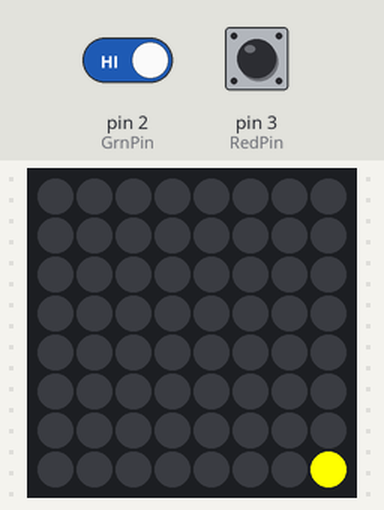
This sketch was run on a simulated Arduino Uno, built with avr-gcc and run on an emulated ATmega328P. On the bench: 8×8 RGB LED matrix (first LED top left, wired row by row). The inputs (shaded band) are chosen by the test bench; at power-on: pin 2 (GrnPin) HIGH, pin 3 (RedPin) HIGH.

Above: at 1.2 s.
1.3 s: pin 2 (GrnPin) driven LOW
At 4.2 s:
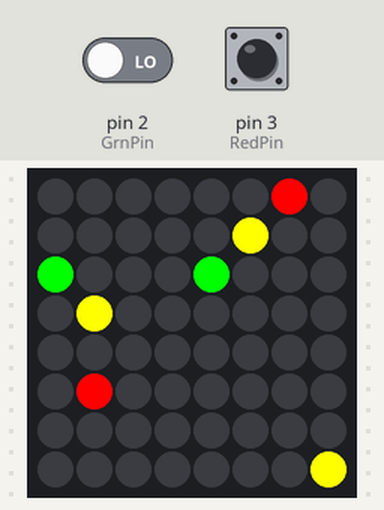
4.3 s: pin 3 (RedPin) driven LOW
5.8 s: pin 3 (RedPin) driven HIGH
At 6.7 s:
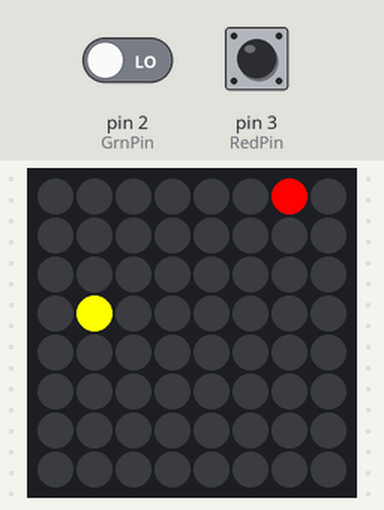
7.8 s: pin 3 (RedPin) driven LOW
At 8.9 s:
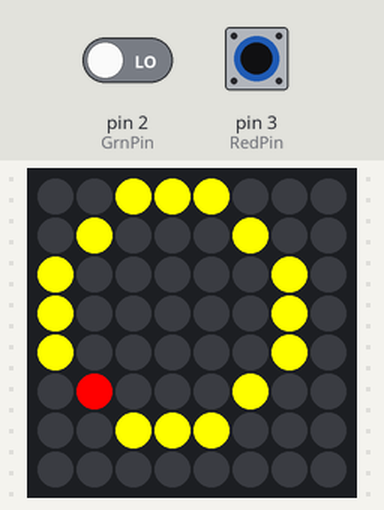
9.8 s: pin 3 (RedPin) pulsed HIGH 5 times (0.12 s each, 0.3 s apart)
At 12.1 s:
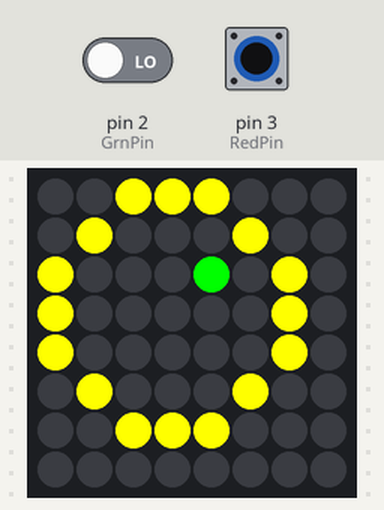
Timing chart, 0 to 13.6 s (numbered marks = the images above; inputs shaded):
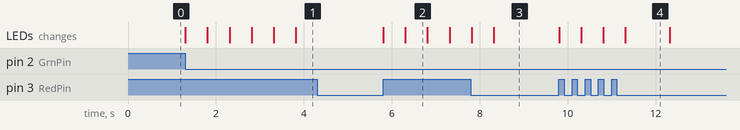

Measured:
- after the input at 1.3 s, the LEDs: first change at once (image 1 shows a later state)
- after the input at 4.3 s, every drawn part: stays the same
- after the input at 5.8 s, the LEDs: first change at once (image 2 shows a later state)
- after the input at 9.8 s, the LEDs: first change at once (image 4 shows a later state)

The sketch:

matrixcode.ino
```cpp
#include <Wire.h>
#include "Adafruit_LEDBackpack.h"
#include "Adafruit_GFX.h"

Adafruit_BicolorMatrix matrix = Adafruit_BicolorMatrix();

int RedPin = 3; // choose the pin for the LED
int GrnPin = 2;   // choose the input pin (for a pushbutton)
int Redval = 0;     // variable for reading the pin status
int Grnval = 0;
int roboState = 0;
void setup() {
  // put your setup code here, to run once:
  pinMode(RedPin, INPUT);
  pinMode(GrnPin, INPUT);
  attachInterrupt(digitalPinToInterrupt(3),setToStop, FALLING);
  matrix.begin(0x70);
  matrix.drawPixel(7, 7, LED_YELLOW);
  matrix.writeDisplay();
}

void loop() {
  // put your main code here, to run repeatedly:
  Grnval = digitalRead(GrnPin);
  Redval = digitalRead(RedPin);
  if((Grnval == LOW) & (Redval == HIGH)){
    roboState = 1;
  }
 if(roboState == 1){
    WriteLocation(1,3,2);
    delay(500);

    WriteLocation(6,0,1);
    delay(500);

    WriteLocation(0,2,0);
    delay(500);

    WriteLocation(4,2,0);
    delay(500);

    WriteLocation(5,1,2);
        delay(500);

    WriteLocation(1,5,1);
    delay(500);
    matrix.clear();
    delay(500);
  }//else if((Grnval == LOW) & (Redval == HIGH)){
//      matrix.drawCircle(3,3, 3, LED_YELLOW);
//      matrix.fillCircle(3,3, 3, LED_YELLOW);
//      matrix.writeDisplay();
//      delay(1000);
//      matrix.clear();
      //skipped: delay(100);
//  }
}
void WriteLocation(int xLoc, int yLoc, int type){
  if (type == 1){
    //Type 1 is to say that there is a tunnel under there
    matrix.drawPixel(xLoc, yLoc, LED_RED);
  }else if(type == 2){
    //Type 2 is to say that there is a dead end there
    matrix.drawPixel(xLoc, yLoc, LED_YELLOW);
  }else{
    matrix.drawPixel(xLoc, yLoc, LED_GREEN);
  }
  matrix.writeDisplay();
}
void setToStop(){
  roboState = 0;
  matrix.clear();
  matrix.drawCircle(3,3, 3, LED_YELLOW);

}
```
